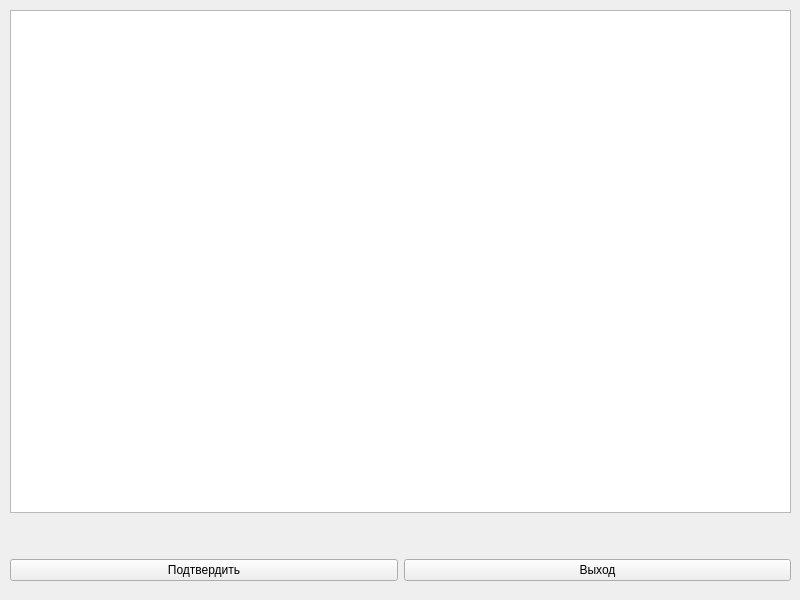
<?xml version="1.0" encoding="UTF-8"?>
<ui version="4.0">
 <class>accountant_price_calc</class>
 <widget class="QWidget" name="accountant_price_calc">
  <property name="geometry">
   <rect>
    <x>0</x>
    <y>0</y>
    <width>800</width>
    <height>600</height>
   </rect>
  </property>
  <property name="windowTitle">
   <string>Form</string>
  </property>
  <widget class="QWidget" name="verticalLayoutWidget">
   <property name="geometry">
    <rect>
     <x>10</x>
     <y>10</y>
     <width>781</width>
     <height>571</height>
    </rect>
   </property>
   <layout class="QVBoxLayout" name="verticalLayout">
    <item>
     <widget class="QTableView" name="tableView"/>
    </item>
    <item>
     <widget class="QLabel" name="selected_usr_output">
      <property name="text">
       <string/>
      </property>
     </widget>
    </item>
    <item>
     <widget class="QLabel" name="res_field">
      <property name="text">
       <string/>
      </property>
     </widget>
    </item>
    <item>
     <layout class="QHBoxLayout" name="horizontalLayout">
      <item>
       <widget class="QPushButton" name="accept">
        <property name="text">
         <string>Подтвердить</string>
        </property>
       </widget>
      </item>
      <item>
       <widget class="QPushButton" name="quit">
        <property name="text">
         <string>Выход</string>
        </property>
       </widget>
      </item>
     </layout>
    </item>
   </layout>
  </widget>
 </widget>
 <resources/>
 <connections/>
</ui>
